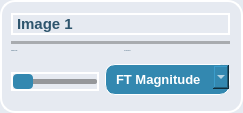
                  <widget class="QFrame" name="frame_17">
                   <property name="styleSheet">
                    <string notr="true">background-color: rgb(230, 234, 241); /* Background color */
    border-radius: 15px; /* Curved borders */
    border: 2px solid #ffffff; /* 3D outline */

    box-shadow: 2px 2px 8px rgba(0, 0, 0, 0.7); /* 3D shadow effect */</string>
                   </property>
                   <property name="frameShape">
                    <enum>QFrame::StyledPanel</enum>
                   </property>
                   <property name="frameShadow">
                    <enum>QFrame::Raised</enum>
                   </property>
                   <layout class="QGridLayout" name="gridLayout_17">
                    <property name="leftMargin">
                     <number>9</number>
                    </property>
                    <item row="0" column="0">
                     <layout class="QVBoxLayout" name="verticalLayout_61">
                      <property name="leftMargin">
                       <number>0</number>
                      </property>
                      <item>
                       <widget class="QLabel" name="label_38">
                        <property name="styleSheet">
                         <string notr="true">color: #2e556d;
font-weight:Bold;
font-size: 15px;
</string>
                        </property>
                        <property name="text">
                         <string>Image 1</string>
                        </property>
                       </widget>
                      </item>
                      <item>
                       <widget class="Line" name="line_30">
                        <property name="styleSheet">
                         <string notr="true">/* Line style */

  /* Set the width of the line */
  width: 20px;

  /* Set the height of the line */
  height: 5px;

  /* Set the background color of the line */
  background-color:#a8abaf;

  /* Set the border of the line */
  border: 10px;

  /* Set the border radius of the line */
  border-radius:5px;




</string>
                        </property>
                        <property name="orientation">
                         <enum>Qt::Horizontal</enum>
                        </property>
                       </widget>
                      </item>
                      <item>
                       <layout class="QHBoxLayout" name="horizontalLayout_38">
                        <item>
                         <layout class="QVBoxLayout" name="verticalLayout_62" stretch="0,5">
                          <item>
                           <widget class="QLabel" name="label_30">
                            <property name="font">
                             <font>
                              <pointsize>-1</pointsize>
                             </font>
                            </property>
                            <property name="styleSheet">
                             <string notr="true">color: #2e556d;
font-weight:10000px;
border: None;
</string>
                            </property>
                            <property name="text">
                             <string>Original Image</string>
                            </property>
                           </widget>
                          </item>
                          <item>
                           <widget class="QWidget" name="original1_4" native="true">
                            <property name="styleSheet">
                             <string notr="true">border: 3px solid #ffffff;
background-color: #dce3eb;</string>
                            </property>
                           </widget>
                          </item>
                         </layout>
                        </item>
                        <item>
                         <layout class="QVBoxLayout" name="verticalLayout_63" stretch="0,5">
                          <item>
                           <widget class="QLabel" name="label_31">
                            <property name="font">
                             <font>
                              <pointsize>-1</pointsize>
                             </font>
                            </property>
                            <property name="styleSheet">
                             <string notr="true">color: #2e556d;
font-weight:10000px;
border: None;</string>
                            </property>
                            <property name="text">
                             <string>FT Component</string>
                            </property>
                           </widget>
                          </item>
                          <item>
                           <widget class="QWidget" name="component_image1_4" native="true">
                            <property name="styleSheet">
                             <string notr="true">border: 3px solid #ffffff;
background-color: #dce3eb;</string>
                            </property>
                           </widget>
                          </item>
                         </layout>
                        </item>
                       </layout>
                      </item>
                      <item>
                       <layout class="QHBoxLayout" name="horizontalLayout_47">
                        <property name="spacing">
                         <number>6</number>
                        </property>
                        <property name="sizeConstraint">
                         <enum>QLayout::SetMaximumSize</enum>
                        </property>
                        <item>
                         <widget class="QSlider" name="Slider_weight3_5">
                          <property name="sizePolicy">
                           <sizepolicy hsizetype="Minimum" vsizetype="Fixed">
                            <horstretch>0</horstretch>
                            <verstretch>0</verstretch>
                           </sizepolicy>
                          </property>
                          <property name="styleSheet">
                           <string notr="true">QSlider::groove {
background: rgb(149, 151, 154); /* Color of the track */
border: 0px solid #999; /* Border of the track */
height: 5px; /* Set the height of the track */
border-radius: 2px; /* Round the corners of the track */
}

/* Style for the slider handle (thumb) */
QSlider::handle {
background: #3388b0; /* Color of the handle */
width: 20px; /* Width of the handle */
height: 10px; /* Height of the handle */
margin: -5px 0; /* Negative margin to center the handle vertically */
border-radius: 4px;
border: none;
}

/* Style for the slider handle when pressed */
QSlider::handle:pressed {
background: #1f536b; /* Color of the handle when pressed */
border: 1px solid #3498db; /* Border of the handle when pressed */
}</string>
                          </property>
                          <property name="orientation">
                           <enum>Qt::Horizontal</enum>
                          </property>
                         </widget>
                        </item>
                        <item>
                         <widget class="QComboBox" name="combo1_6">
                          <property name="cursor">
                           <cursorShape>PointingHandCursor</cursorShape>
                          </property>
                          <property name="styleSheet">
                           <string notr="true">QComboBox {
    font-family: &quot;Arial&quot;;
    font-weight: 600; /* Semibold */
    font-size: 10pt; /* Adjust the font size as needed */
 	color: rgb(26, 70, 91);
    border: 1px solid  rgb(26, 70, 91);; /* Set the border to 1px solid white */
	margin-bottom: 5px;
	background-color: #3388b0;   /* Background color for the combo box */
    border: 1px solid #ffffff;   /* Border around the combo box */
    border-radius: 10px;         /* Rounded corners */
    padding: 6px 10px;           /* Padding around the text */
    color: white;               
}

QComboBox::drop-down {
color: rgb(26, 70, 91);
}
QComboBox QAbstractItemView {
    background-color: #rgb(224, 224, 224);   /* Background color for the list */

    selection-background-color: #3f7293; /* Selection color when an item is highlighted */

}</string>
                          </property>
                          <item>
                           <property name="text">
                            <string>FT Magnitude</string>
                           </property>
                          </item>
                          <item>
                           <property name="text">
                            <string>FT Phase</string>
                           </property>
                          </item>
                          <item>
                           <property name="text">
                            <string>FT Real</string>
                           </property>
                          </item>
                          <item>
                           <property name="text">
                            <string>FT Imaginary</string>
                           </property>
                          </item>
                         </widget>
                        </item>
                       </layout>
                      </item>
                     </layout>
                    </item>
                   </layout>
                  </widget>
